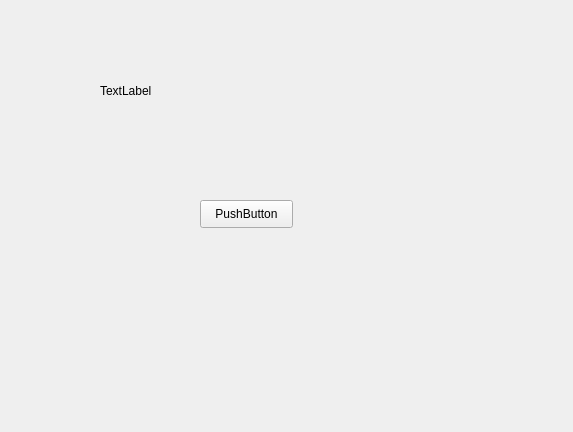
<?xml version="1.0" encoding="UTF-8"?>
<ui version="4.0">
 <class>Widget</class>
 <widget class="QWidget" name="Widget">
  <property name="geometry">
   <rect>
    <x>0</x>
    <y>0</y>
    <width>573</width>
    <height>432</height>
   </rect>
  </property>
  <property name="windowTitle">
   <string>Widget</string>
  </property>
  <widget class="QLabel" name="label">
   <property name="geometry">
    <rect>
     <x>100</x>
     <y>70</y>
     <width>351</width>
     <height>41</height>
    </rect>
   </property>
   <property name="text">
    <string>TextLabel</string>
   </property>
  </widget>
  <widget class="QPushButton" name="pushButton">
   <property name="geometry">
    <rect>
     <x>200</x>
     <y>200</y>
     <width>93</width>
     <height>28</height>
    </rect>
   </property>
   <property name="text">
    <string>PushButton</string>
   </property>
  </widget>
 </widget>
 <resources/>
 <connections/>
</ui>
